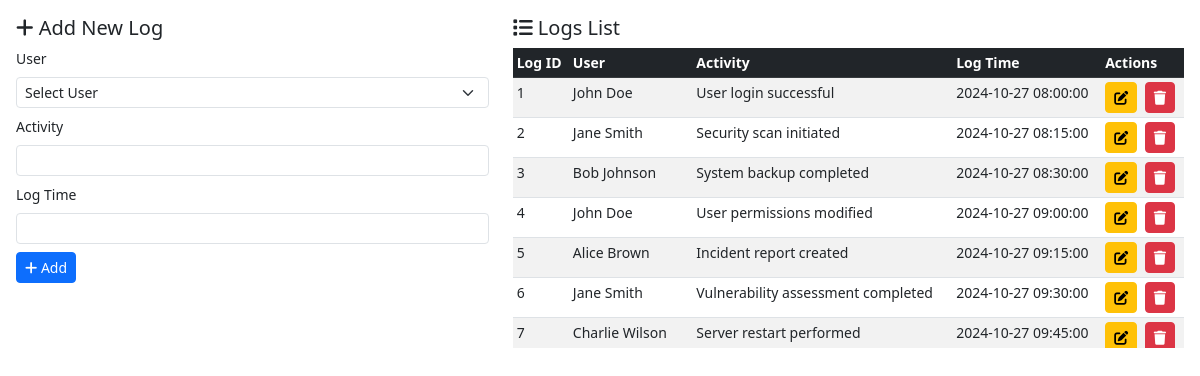
The page /operations/crud.php?table=logs on the database its author committed.
### tables this page shows
CREATE TABLE Logs (
    log_id INT AUTO_INCREMENT PRIMARY KEY,
    user_id INT NOT NULL,
    activity TEXT NOT NULL,
    log_time TIMESTAMP DEFAULT CURRENT_TIMESTAMP,
    FOREIGN KEY (user_id) REFERENCES Users(user_id) ON DELETE CASCADE
);

CREATE TABLE Users (
    user_id INT AUTO_INCREMENT PRIMARY KEY,
    name VARCHAR(150) NOT NULL,
    email VARCHAR(200) NOT NULL UNIQUE,
    role_id INT NOT NULL,
    join_date DATE NOT NULL,
    FOREIGN KEY (role_id) REFERENCES Roles(role_id) ON DELETE CASCADE
);

### operations/crud.php (the view, shortened to what this page needs)
<?php
$database = new Database();
$conn = $database->getConnection();
$table = $_GET['table'] ?? 'roles';
$tableConfig = getTableConfig($table);
$data = getData($conn, $table);
$foreignKeyData = getForeignKeyData($conn, $table);
function getData($conn, $table) {
    $sql = "SELECT * FROM {$table}";
    $stmt = $conn->prepare($sql);
    $stmt->execute();
    return $stmt->fetchAll(PDO::FETCH_ASSOC);
}
function getForeignKeyData($conn, $table) {
    $config = getTableConfig($table);
    $foreignKeys = [];
    foreach ($config['foreign_keys'] ?? [] as $field => $ref) {
        $sql = "SELECT * FROM {$ref['table']}";
        $stmt = $conn->prepare($sql);
        $stmt->execute();
        $foreignKeys[$field] = $stmt->fetchAll(PDO::FETCH_ASSOC);
    }
    return $foreignKeys;
}
function getTableConfig($table) {
    return $configs[$table];
}
?>
<!DOCTYPE html>
<html lang="en">
<head>
    <link href="https://cdn.jsdelivr.net/npm/bootstrap@5.3.0/dist/css/bootstrap.min.css" rel="stylesheet">
    <link href="https://cdnjs.cloudflare.com/ajax/libs/font-awesome/6.0.0/css/all.min.css" rel="stylesheet">
</head>
<body>
    <div class="container-fluid p-3">
        <div class="row">
            <div class="col-md-5">
                <h5><i class="fas fa-plus"></i> Add New <?= ucfirst(substr($table, 0, -1)) ?></h5>
                <form method="POST" class="mb-4">
                    <?php foreach ($tableConfig['fields'] as $field => $config): ?>
                        <?php if ($field === $tableConfig['primary_key'] && $tableConfig['auto_increment']) continue; ?>
                        <div class="mb-2">
                            <label class="form-label"><?= $config['label'] ?></label>
                            <?php if (isset($tableConfig['foreign_keys'][$field])): ?>
                                <select name="<?= $field ?>" class="form-select form-select-sm" <?= $config['required'] ?? false ? 'required' : '' ?>>
                                    <option value="">Select <?= $config['label'] ?></option>
                                </select>
                            <?php else: ?>
                                <input type="<?= $config['type'] === 'varchar' ? 'text' : $config['type'] ?>"
                                       name="<?= $field ?>"
                                       class="form-control form-control-sm"
                                       <?= $config['required'] ?? false ? 'required' : '' ?>>
                            <?php endif; ?>
                        </div>
                    <?php endforeach; ?>
                    <button type="submit" class="btn btn-primary btn-sm">
                        <i class="fas fa-plus"></i> Add
                    </button>
                </form>
            </div>
            <div class="col-md-7">
                <h5><i class="fas fa-list"></i> <?= ucfirst($table) ?> List</h5>
                <div class="table-responsive">
                    <table class="table table-striped table-sm">
                        <thead class="table-dark">
                            <tr>
                                <?php foreach ($tableConfig['fields'] as $field => $config): ?>
                                    <th><?= $config['label'] ?></th>
                                <?php endforeach; ?>
                                <th>Actions</th>
                            </tr>
                        </thead>
                        <tbody>
                            <?php foreach ($data as $row): ?>
                                <tr>
                                    <?php foreach ($tableConfig['fields'] as $field => $config): ?>
                                        <td>
                                            <?php if (isset($tableConfig['foreign_keys'][$field])): ?>
                                                <?php
                                                $fk = $tableConfig['foreign_keys'][$field];
                                                $fkRow = array_filter($foreignKeyData[$field], function($fkRow) use ($fk, $row, $field) {
                                                    return $fkRow[$fk['key']] == $row[$field];
                                                });
                                                $fkRow = reset($fkRow);
                                                echo htmlspecialchars($fkRow[$fk['display']] ?? '');
                                                ?>
                                            <?php else: ?>
                                                <?= htmlspecialchars($row[$field]) ?>
                                            <?php endif; ?>
                                        </td>
                                    <?php endforeach; ?>
                                    <td>
                                        <button class="btn btn-warning btn-sm me-1" onclick="editRecord(<?= htmlspecialchars(json_encode($row)) ?>)">
                                            <i class="fas fa-edit"></i>
                                        </button>
                                        <form method="POST" class="d-inline">
                                            <button type="submit" class="btn btn-danger btn-sm" onclick="return confirm('Are you sure?')">
                                                <i class="fas fa-trash"></i>
                                            </button>
                                        </form>
                                    </td>
                                </tr>
                            <?php endforeach; ?>
                        </tbody>
                    </table>
                </div>
            </div>
        </div>
    </div>
</body>
</html>

### operations/crud.php (style rules this page uses)
body { font-size: 14px; }
.table-responsive { max-height: 300px; overflow-y: auto; }
.btn-sm { padding: 0.25rem 0.5rem; font-size: 0.875rem; }

### rows shown on the page
logs: log_id "1", user.name "John Doe", activity "User login successful", log_time "2024-10-27 08:00:00"
logs: log_id "2", user.name "Jane Smith", activity "Security scan initiated", log_time "2024-10-27 08:15:00"
logs: log_id "3", user.name "Bob Johnson", activity "System backup completed", log_time "2024-10-27 08:30:00"
logs: log_id "4", user.name "John Doe", activity "User permissions modified", log_time "2024-10-27 09:00:00"
logs: log_id "5", user.name "Alice Brown", activity "Incident report created", log_time "2024-10-27 09:15:00"
logs: log_id "6", user.name "Jane Smith", activity "Vulnerability assessment completed", log_time "2024-10-27 09:30:00"
logs: log_id "7", user.name "Charlie Wilson", activity "Server restart performed", log_time "2024-10-27 09:45:00"

### other values the page prints
substr($table, 0, -1) "Log"
$config['label'] "User"
$config['label'] "Activity"
$config['label'] "Log Time"
$table "Logs"
$config['label'] "Log ID"
